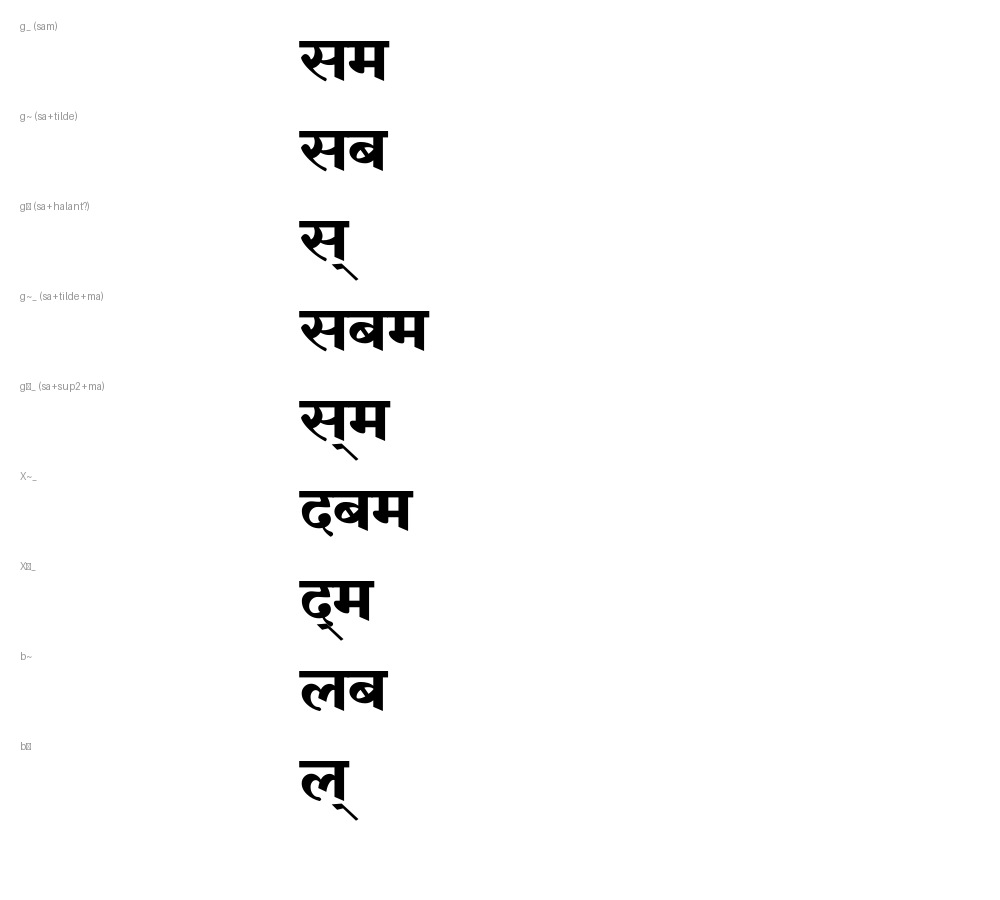

This figure's Python source:
from PIL import Image, ImageDraw, ImageFont

font_path = "/home/samuelvictor/Downloads/Shreelipi_4642.TTF"
font = ImageFont.truetype(font_path, 80)

# The user might be talking about certain base letters + halant vs half letters.
# Let's render a few things to figure out what they mean by "for this letter the code is ~"
# Maybe they mean the "bridge" glyph is ~? 
# In Shree-Lipi, `~` is the halant (e.g. क् = H$~). Half-K is `H$`.
# Let's render `~` and `²` and see if `~` is an invisible bridge!
items = [
    ("g_ (sam)", "g_"),
    ("g~ (sa+tilde)", "g~"),
    ("g² (sa+halant?)", "g²"),
    ("g~_ (sa+tilde+ma)", "g~_"),
    ("g²_ (sa+sup2+ma)", "g²_"),
    ("X~_", "X~_"),
    ("X²_", "X²_"),
    ("b~", "b~"),
    ("b²", "b²"),
]

img = Image.new('RGB', (1000, len(items)*100), color=(255, 255, 255))
draw = ImageDraw.Draw(img)

y = 20
for label, txt in items:
    draw.text((20, y), label, fill=(150, 150, 150))
    draw.text((300, y), txt, font=font, fill=(0, 0, 0))
    y += 90

img.save("scratch/check_ligatures.png")
print("Saved scratch/check_ligatures.png")
